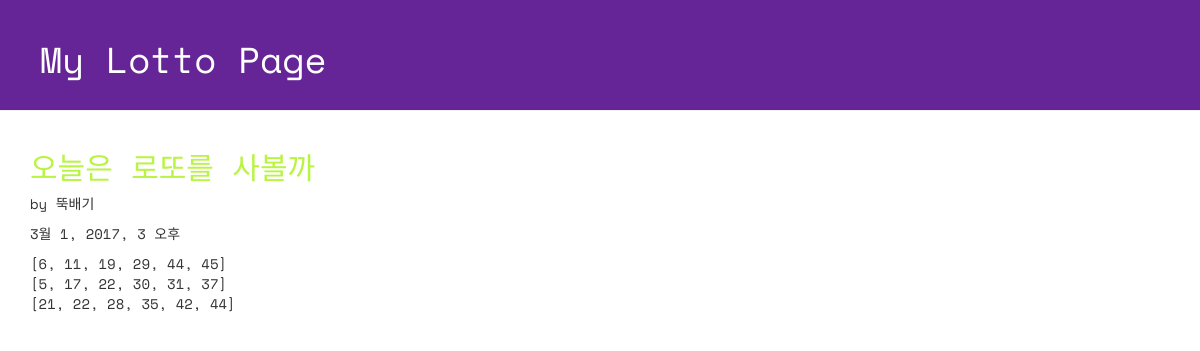
The page /lotto/12/detail/ on the database its author committed.
### mylotto/models.py (models this page shows, shortened)
class GuessNumbers(models.Model): #슈퍼클래스 models의 하위클래스 Model을 상속받는다.
    name = models.CharField(max_length = 24)
    lottos = models.CharField(max_length = 255, default = '[1, 2, 3, 4, 5, 6]')
    text = models.CharField(max_length = 255)
    num_lotto = models.IntegerField(default = 5)
    update_date = models.DateTimeField()

### mylotto/views.py (the view)
# urls.py: url(r'^lotto/(?P<lottokey>[0-9]+)/detail/$', views.detail, name = 'detail'),
def detail(request, lottokey): # perameter 'lottokey'를 함께 전달
    lotto = GuessNumbers.objects.get(pk = lottokey) #primary key가 lottokey 파라미터와 일치하는 오브젝트를 가져온다.
    return render(request, 'lotto/detail.html', {'lotto' : lotto})

### mylotto/templates/lotto/detail.html (shortened to what this page needs)
<!DOCTYPE html>
{% load staticfiles %}
<html lang="ko">
<head>
  <link rel="stylesheet" href="//maxcdn.bootstrapcdn.com/bootstrap/3.2.0/css/bootstrap.min.css">
  <link rel="stylesheet" href="//maxcdn.bootstrapcdn.com/bootstrap/3.2.0/css/bootstrap-theme.min.css">
  <link rel="stylesheet" href="{% static 'css/lotto.css'%}">
</head>
<body>
  <div class="page-header">
  <h1>My Lotto Page</h1>
  </div>
  <div class="container lotto">
    <h2>{{lotto.text}}</h2>
    <p> by {{lotto.name}}</p>
    <p> {{lotto.update_date}}</p>
    <p> {{lotto.lottos|linebreaksbr}}</p>
  </div>
</body>
</html>

### mylotto/static/css/lotto.css (style rules this page uses)
.page-header { background-color: #652596; margin-top: 0; padding: 20px 20px 20px 40px; font-family: 'Space Mono', monospace; }
.page-header h1 { color: #FFFFFF; }
.container { font-family: 'Space Mono', monospace; }
.container h2 { color: #b9f442; }

### rows shown on the page
GuessNumbers: text "오늘은 로또를 사볼까", name "뚝배기", update_date "3월 1, 2017, 3 오후", lottos "[6, 11, 19, 29, 44, 45] [5, 17, 22, 30, 31, 37] [21, 22, 28, 35, 42, 44]"
